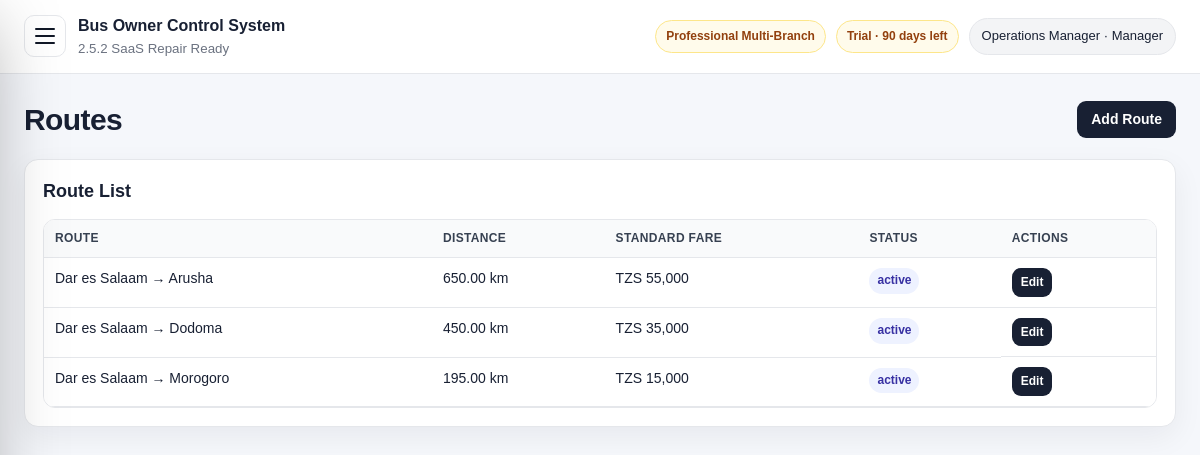
Screenshot of /routes.php (signed in) with the database file from the repository.
### tables this page shows
CREATE TABLE package_tiers (
  id INT AUTO_INCREMENT PRIMARY KEY,
  code VARCHAR(40) NOT NULL UNIQUE,
  name VARCHAR(120) NOT NULL,
  description TEXT NULL,
  setup_fee DECIMAL(14,2) NOT NULL DEFAULT 0,
  optional_monthly_fee DECIMAL(14,2) NOT NULL DEFAULT 0,
  max_users INT NOT NULL DEFAULT 0,
  max_branches INT NOT NULL DEFAULT 0,
  max_buses INT NOT NULL DEFAULT 0,
  max_routes INT NOT NULL DEFAULT 0,
  max_monthly_trips INT NOT NULL DEFAULT 0,
  features_json LONGTEXT NOT NULL,
  status ENUM('active','inactive') NOT NULL DEFAULT 'active',
  display_order INT NOT NULL DEFAULT 0,
  created_at TIMESTAMP DEFAULT CURRENT_TIMESTAMP,
  updated_at TIMESTAMP NULL DEFAULT NULL ON UPDATE CURRENT_TIMESTAMP
);

CREATE TABLE subscription_license (
  id INT AUTO_INCREMENT PRIMARY KEY,
  company_name VARCHAR(180) NOT NULL DEFAULT 'Bus Company',
  license_key VARCHAR(120) NOT NULL DEFAULT 'DEMO-LICENSE',
  plan VARCHAR(80) NOT NULL DEFAULT 'Professional Multi-Branch',
  package_code VARCHAR(40) NOT NULL DEFAULT 'professional',
  billing_model ENUM('one_time_setup','one_time_plus_optional_support','recurring_subscription') NOT NULL DEFAULT 'one_time_plus_optional_support',
  status ENUM('trial','active','expired','suspended') NOT NULL DEFAULT 'trial',
  start_date DATE NULL,
  expiry_date DATE NULL,
  setup_fee_amount DECIMAL(14,2) NOT NULL DEFAULT 0,
  setup_fee_paid ENUM('no','partial','yes') NOT NULL DEFAULT 'no',
  optional_monthly_fee DECIMAL(14,2) NOT NULL DEFAULT 0,
  optional_monthly_enabled TINYINT(1) NOT NULL DEFAULT 0,
  support_status ENUM('off','active','paused','expired') NOT NULL DEFAULT 'off',
  support_start_date DATE NULL,
  support_expiry_date DATE NULL,
  max_users INT NOT NULL DEFAULT 40,
  max_branches INT NOT NULL DEFAULT 20,
  max_buses INT NOT NULL DEFAULT 50,
  max_routes INT NOT NULL DEFAULT 80,
  max_monthly_trips INT NOT NULL DEFAULT 2000,
  notes TEXT NULL,
  updated_at TIMESTAMP NULL DEFAULT NULL ON UPDATE CURRENT_TIMESTAMP,
  created_at TIMESTAMP DEFAULT CURRENT_TIMESTAMP,
  INDEX idx_subscription_package (package_code),
  INDEX idx_subscription_status (status)
);

CREATE TABLE users (
  id INT AUTO_INCREMENT PRIMARY KEY,
  name VARCHAR(120) NOT NULL,
  email VARCHAR(160) NOT NULL UNIQUE,
  password_hash VARCHAR(255) NOT NULL,
  role ENUM('owner','admin','manager','accountant','agent','parcel_officer') NOT NULL DEFAULT 'manager',
  agent_id INT NULL,
  status ENUM('active','inactive') NOT NULL DEFAULT 'active',
  last_login_at DATETIME NULL,
  created_at TIMESTAMP DEFAULT CURRENT_TIMESTAMP,
  updated_at TIMESTAMP NULL DEFAULT NULL ON UPDATE CURRENT_TIMESTAMP,
  CONSTRAINT fk_users_agent FOREIGN KEY (agent_id) REFERENCES agents(id),
  INDEX idx_users_role_status (role, status),
  INDEX idx_users_agent (agent_id)
);

CREATE TABLE routes (
  id INT AUTO_INCREMENT PRIMARY KEY,
  origin VARCHAR(120) NOT NULL,
  destination VARCHAR(120) NOT NULL,
  distance_km DECIMAL(10,2) NULL,
  standard_fare DECIMAL(12,2) NOT NULL DEFAULT 0,
  status ENUM('active','inactive') NOT NULL DEFAULT 'active',
  created_at TIMESTAMP DEFAULT CURRENT_TIMESTAMP,
  INDEX idx_routes_origin_destination (origin, destination)
);

### app/core/helpers.php (called while the page is built, shortened)
<?php
function e(?string $value): string
{
    return htmlspecialchars((string)$value, ENT_QUOTES, 'UTF-8');
}
function money($amount): string
{
    return CURRENCY . ' ' . number_format((float)$amount, 0);
}
function url(string $path = ''): string
{
    $base = rtrim(dirname($_SERVER['SCRIPT_NAME']), '/\\');
    return $base . '/' . ltrim($path, '/');
}

### app/core/db.php (called while the page is built, shortened)
<?php
function db(): PDO
{
    static $pdo = null;
    if ($pdo instanceof PDO) {
        return $pdo;
    }
    $dsn = 'mysql:host=' . DB_HOST . ';dbname=' . DB_NAME . ';charset=' . DB_CHARSET;
    $options = [
        PDO::ATTR_ERRMODE => PDO::ERRMODE_EXCEPTION,
        PDO::ATTR_DEFAULT_FETCH_MODE => PDO::FETCH_ASSOC,
        PDO::ATTR_EMULATE_PREPARES => false,
    ];
    try {
        $pdo = new PDO($dsn, DB_USER, DB_PASS, $options);
        return $pdo;
    } catch (PDOException $e) {
        http_response_code(500);
        exit('Database connection failed. Check app/config.php and make sure database/schema.sql was imported.');
    }
}

### app/core/auth.php (called while the page is built, shortened)
<?php
require_once __DIR__ . '/db.php';
require_once __DIR__ . '/helpers.php';
require_once __DIR__ . '/saas.php';
function current_user(): ?array
{
    static $user = null;
    if ($user !== null) {
        return $user;
    }
    $stmt = db()->prepare('SELECT id, name, email, role, status, agent_id FROM users WHERE id = ? LIMIT 1');
    $stmt->execute([$_SESSION['user_id']]);
    $user = $stmt->fetch() ?: null;
    return $user;
}
function require_login(): void
{
    if (!current_user()) {
        logout_user();
        redirect('login.php');
    }
}
function role_label(?string $role): string
{
    $labels = [
        'owner' => 'Owner',
        'admin' => 'Admin',
        'manager' => 'Manager',
        'accountant' => 'Accountant',
        'agent' => 'Ticket Agent',
        'parcel_officer' => 'Parcel Officer',
    ];
    return $labels[$role ?? ''] ?? 'Unknown';
}
function has_role(array $roles): bool
{
    $user = current_user();
    return $user && in_array($user['role'], $roles, true);
}
function require_roles(array $roles): void
{
    require_login();
}
function require_manager(): void
{
    require_roles(['owner', 'admin', 'manager']);
}

### app/core/saas.php (called while the page is built, shortened)
<?php
require_once __DIR__ . '/db.php';
require_once __DIR__ . '/helpers.php';
function saas_safe_identifier(string $name): string
{
    return preg_replace('/[^a-zA-Z0-9_]/', '', $name);
}
function saas_table_exists(string $table): bool
{
    $table = saas_safe_identifier($table);
    try {
        $stmt = db()->prepare('SELECT COUNT(*) FROM information_schema.TABLES WHERE TABLE_SCHEMA = DATABASE() AND TABLE_NAME = ?');
        $stmt->execute([$table]);
        return (int)$stmt->fetchColumn() > 0;
    } catch (Throwable $e) {
        try {
            $stmt = db()->prepare('SHOW TABLES LIKE ?');
            $stmt->execute([$table]);
            return (bool)$stmt->fetchColumn();
        } catch (Throwable $inner) {
            return false;
        }
    }
}
function package_tiers(): array
{
    $defaults = saas_default_packages();
    if (!saas_table_exists('package_tiers')) {
        return $defaults;
    }
    try {
        $rows = db()->query('SELECT * FROM package_tiers WHERE status="active" ORDER BY display_order, id')->fetchAll();
        $tiers = [];
        foreach ($rows as $row) {
            $features = json_decode((string)($row['features_json'] ?? '[]'), true);
            $tiers[$row['code']] = [
                'name' => $row['name'],
                'description' => $row['description'] ?? '',
                'setup_fee' => (float)$row['setup_fee'],
                'optional_monthly_fee' => (float)$row['optional_monthly_fee'],
                'max_users' => (int)$row['max_users'],
                'max_branches' => (int)$row['max_branches'],
                'max_buses' => (int)$row['max_buses'],
                'max_routes' => (int)$row['max_routes'],
                'max_monthly_trips' => (int)$row['max_monthly_trips'],
                'features' => $features,
            ];
        }
        return $tiers ?: $defaults;
    } catch (Throwable $e) {
        return $defaults;
    }
}
function package_tier(?string $code = null): array
{
    $tiers = package_tiers();
    $code = $code ?: current_package_code();
    return $tiers[$code] ?? reset($tiers);
}
function current_package_code(): string
{
    $license = saas_current_license();
    if ($license && !empty($license['package_code'])) {
        return (string)$license['package_code'];
    }
    return 'professional';
}
function saas_current_license(): ?array
{
    try {
        if (!saas_table_exists('subscription_license')) return null;
        return db()->query('SELECT * FROM subscription_license ORDER BY id DESC LIMIT 1')->fetch() ?: null;
    } catch (Throwable $e) {
        return null;
    }
}
function saas_license_status(?array $license = null): array
{
    $license = $license ?: saas_current_license();
    $status = $license['status'] ?? 'trial';
    $daysLeft = null;
    if (!empty($license['expiry_date'])) {
        $today = new DateTimeImmutable(date('Y-m-d'));
        $expiry = new DateTimeImmutable($license['expiry_date']);
        $daysLeft = (int)$today->diff($expiry)->format('%r%a');
    }
    $valid = in_array($status, ['trial', 'active'], true);
    $classes = ['trial' => 'warning', 'active' => 'success', 'expired' => 'danger', 'suspended' => 'danger', 'missing' => 'danger'];
    $label = ucfirst($status);
    if ($daysLeft !== null) {
        $label .= $daysLeft >= 0 ? ' · ' . $daysLeft . ' days left' : ' · expired ' . abs($daysLeft) . ' days ago';
    }
    return ['status' => $status, 'is_valid' => $valid, 'label' => $label, 'class' => $classes[$status] ?? 'warning', 'days_left' => $daysLeft];
}
function feature_enabled(string $feature): bool
{
    $tier = package_tier();
    return in_array($feature, $tier['features'] ?? [], true);
}
function require_feature(string $feature): void
{
    if (feature_enabled($feature)) return;
    $labels = saas_feature_labels();
    exit('This feature is not available in the current package: ' . ($labels[$feature] ?? $feature) . '. Upgrade the package to unlock it.');
}
function package_badge(): array
{
    $tier = package_tier();
    $license = saas_current_license();
    $state = saas_license_status($license);
    return [
        'package' => $tier['name'] ?? current_package_code(),
        'status' => $state['label'],
        'class' => $state['class'],
    ];
}

### app/core/settings.php (called while the page is built, shortened)
<?php
require_once __DIR__ . '/db.php';
require_once __DIR__ . '/helpers.php';
function latest_license(): ?array
{
    try {
        $row = db()->query('SELECT * FROM subscription_license ORDER BY id DESC LIMIT 1')->fetch();
        return $row ?: null;
    } catch (Throwable $e) {
        return null;
    }
}
function license_state_label(?array $license = null): array
{
    $license = $license ?: latest_license();
    $status = $license['status'] ?? 'trial';
    $daysLeft = null;
    if (!empty($license['expiry_date'])) {
        $today = new DateTimeImmutable(date('Y-m-d'));
        $expiry = new DateTimeImmutable($license['expiry_date']);
        $daysLeft = (int)$today->diff($expiry)->format('%r%a');
    }
    $classes = ['trial' => 'warning', 'active' => 'success', 'expired' => 'danger', 'suspended' => 'danger', 'missing' => 'danger'];
    $label = ucfirst($status);
    if ($daysLeft !== null) {
        $label .= $daysLeft >= 0 ? ' · ' . $daysLeft . ' days left' : ' · expired ' . abs($daysLeft) . ' days ago';
    }
    return ['status' => $status, 'label' => $label, 'class' => $classes[$status] ?? 'warning', 'days_left' => $daysLeft];
}

### public/routes.php (the view, shortened to what this page needs)
<?php
require_once __DIR__ . '/../app/core/auth.php';
require_once __DIR__ . '/../app/core/saas.php';
require_manager();
require_feature('routes');
$pdo = db();
$rows = $pdo->query('SELECT * FROM routes ORDER BY origin,destination')->fetchAll();
?>
<?php include __DIR__ . '/../app/views/header.php'; ?>
<div class="page-title"><h1>Routes</h1><a class="btn" href="<?= e(url('routes.php?action=create')) ?>">Add Route</a></div>
<div class="card"><h2>Route List</h2><div class="table-wrap"><table><thead><tr><th>Route</th><th>Distance</th><th>Standard Fare</th><th>Status</th><th>Actions</th></tr></thead><tbody><?php foreach($rows as $r): ?><tr><td><?= e($r['origin'].' → '.$r['destination']) ?></td><td><?= e((string)$r['distance_km']) ?> km</td><td><?= e(money($r['standard_fare'])) ?></td><td><span class="badge"><?= e($r['status']) ?></span></td><td class="actions"><a class="btn small" href="<?= e(url('routes.php?action=edit&id='.$r['id'])) ?>">Edit</a></td></tr><?php endforeach; ?></tbody></table></div></div>
<?php include __DIR__ . '/../app/views/footer.php'; ?>

### app/views/header.php (shortened to what this page needs)
<?php require_once __DIR__ . '/../core/auth.php'; require_once __DIR__ . '/../core/settings.php'; require_once __DIR__ . '/../core/saas.php'; ?>
<!doctype html>
<html lang="en">
<head>
    <?php $cssVersion = @filemtime(__DIR__ . '/../../public/assets/css/style.css') ?: time(); ?>
    <link rel="stylesheet" href="<?= e(url('assets/css/style.css') . '?v=' . $cssVersion) ?>">
</head>
<body>
<div class="app-shell">
    <main class="main">
        <header class="topbar">
            <div class="topbar-left">
                <button class="sidebar-toggle no-print" type="button" aria-label="Open navigation" aria-expanded="false" aria-controls="sidebar">
                    <span></span><span></span><span></span>
                </button>
                <div>
                    <strong><?= e(APP_NAME) ?></strong>
                    <small><?= e(APP_VERSION) ?></small>
                </div>
            </div>
            <?php $user = current_user(); if ($user): $lic = license_state_label(); $pkg = package_badge(); ?>
                <div class="topbar-right">
                    <span class="license-chip <?= e($pkg['class']) ?>"><?= e($pkg['package']) ?></span>
                    <span class="license-chip <?= e($lic['class']) ?>"><?= e($lic['label']) ?></span>
                    <div class="user-chip"><?= e($user['name']) ?> · <?= e(role_label($user['role'])) ?></div>
                </div>
            <?php endif; ?>
        </header>
        <section class="content">

### rows the page displays
package_tiers: name "Professional Multi-Branch"
subscription_license: status+expiry_date "Trial · 90 days left"
users: name "Operations Manager", role "Manager"
routes: origin+destination "Dar es Salaam → Arusha", distance_km "650.00", standard_fare "TZS 55,000", status "active"
routes: origin+destination "Dar es Salaam → Dodoma", distance_km "450.00", standard_fare "TZS 35,000", status "active"
routes: origin+destination "Dar es Salaam → Morogoro", distance_km "195.00", standard_fare "TZS 15,000", status "active"

### other values shown
APP_NAME "Bus Owner Control System"
APP_VERSION "2.5.2 SaaS Repair Ready"
